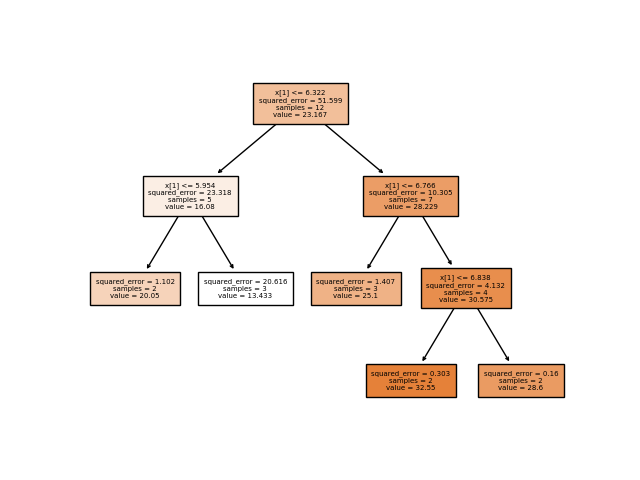

This chart was generated by the following Python code:
import matplotlib.pyplot as plt
import pandas as pd
from sklearn.model_selection import train_test_split
from sklearn.tree import DecisionTreeRegressor
from sklearn.tree import plot_tree

# Load the CSV file into a pandas DataFrame
data = pd.read_csv('boston.csv')

included_rows = [505, 324, 167, 129, 418, 471,
                 299, 270, 466, 187, 307, 481,  85, 277, 362]
included_columns = ['CRIM', 'RM', 'TAX', 'Price']
data = data.loc[included_rows, included_columns]

# Convert the DataFrame to a NumPy array
X = data.drop('Price', axis=1)
y = data['Price']

# Split the data into training and testing sets
X_train, X_test, y_train, y_test = train_test_split(X, y, test_size=0.2)

# Create a regression tree regressor
regressor = DecisionTreeRegressor(min_samples_leaf=2)

# Fit the regression tree regressor to the training data
regressor.fit(X_train, y_train)


# Visualize the regression tree regressor
plot_tree(regressor, filled=True, fontsize=5)

plt.savefig('tree2.png')
plt.show()
